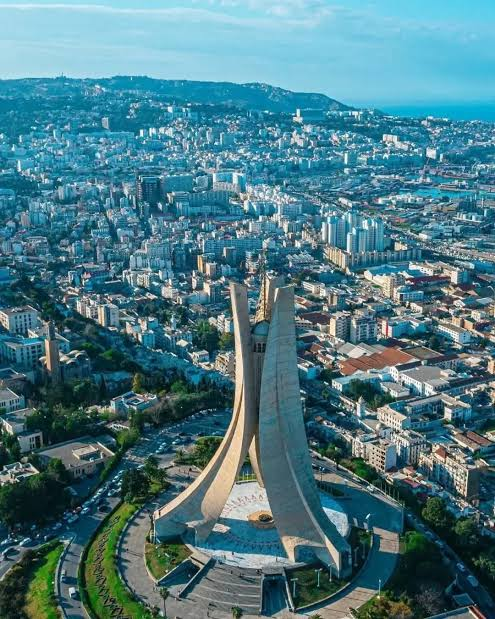
#> input picture algiers.jpg, 495 x 619 px
$ python filters_histograms_2.py
#> lines starting #> are read from the running program, lines starting #| are printed output that depends on the picture
import os
import numpy as np
import matplotlib.pyplot as plt

img = plt.imread('algiers.jpg')
#> img is the input picture: shape (619, 495, 3); mean R, G, B 76.3, 121, 131.3

if img is None:
    raise FileNotFoundError("Image file not found. Please check the path and filename.")

# Create noisy grayscale image

gray = (0.299 * img[:, :, 0] +
        0.587 * img[:, :, 1] +
        0.114 * img[:, :, 2]).astype(np.uint8)

noise = np.random.normal(0, 25, gray.shape)

noisy = gray.astype(np.float32) + noise
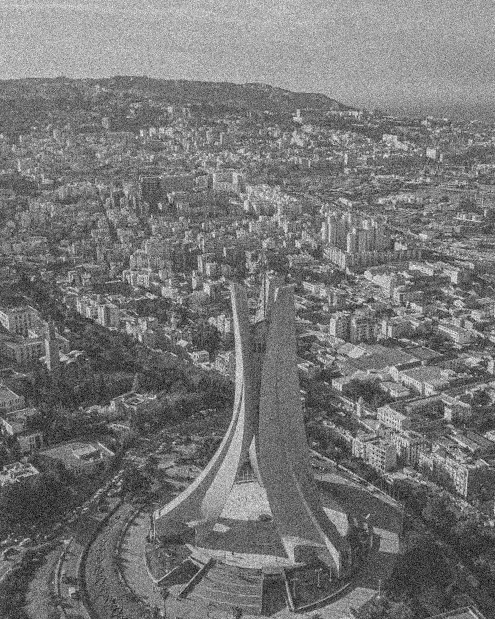
#> noisy: shape (619, 495) float64; min -79.41, max 323.4, mean 108.3; drawn with min black and max white
noisy = np.clip(noisy, 0, 255).astype(np.uint8)

# Mean Filter

voisinage = 3

def filtreMoyenNVG(img):
    h, w = img.shape
#> h = 619; w = 495
    imgMoy = np.zeros(img.shape, np.uint8)

    for y in range(h):
        for x in range(w):
            if x < voisinage//2 or x >= w-voisinage//2 or y < voisinage//2 or y >= h-voisinage//2:
                imgMoy[y,x] = img[y,x]
            else:
                imgV = img[int(y-voisinage//2):int(y+voisinage//2)+1,
                           int(x-voisinage//2):int(x+voisinage//2)+1]

                moy = 0
                for yv in range(voisinage):
                    for xv in range(voisinage):
                        # int() avoids uint8 overflow when summing pixel values
                        moy += int(imgV[yv,xv])

                moy /= voisinage*voisinage

                imgMoy[y,x] = moy
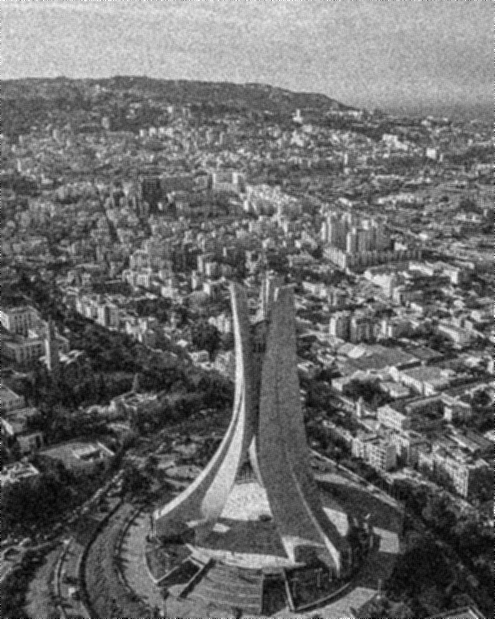
#> imgMoy: shape (619, 495); min 0, max 255, mean 107.6
                # imgMoy[y,x] = np.mean(imgV)

    return imgMoy

imgMoy = filtreMoyenNVG(noisy)

# Median Filter

def filtreMedianNVG(img):
    h, w = img.shape
#> h = 619; w = 495
    imgMed = np.zeros(img.shape, np.uint8)

    for y in range(h):
        for x in range(w):
            if x < voisinage//2 or x >= w-voisinage//2 or y < voisinage//2 or y >= h-voisinage//2:
                imgMed[y,x] = img[y,x]
            else:
                imgV = img[int(y-voisinage//2):int(y+voisinage//2)+1,
                           int(x-voisinage//2):int(x+voisinage//2)+1]

                t = np.zeros((voisinage*voisinage), np.uint8)

                for yv in range(voisinage):
                    for xv in range(voisinage):
                        t[yv*voisinage+xv] = imgV[yv,xv]

                t.sort()

                imgMed[y,x] = t[(voisinage*voisinage)//2]
                # imgMed[y,x] = np.median(imgV)

    return imgMed

imgMed = filtreMedianNVG(noisy)

# Histograms

def calculate_histogram(image):
    hist = np.zeros(256, dtype=int)
    h, w = image.shape
#> h = 619; w = 495
    for i in range(h):
        for j in range(w):
            intensity = image[i, j]
            hist[intensity] += 1
#> after the loop, hist = 256 values, max 2597 at index 90, min 0 at index 0, mean 1196.9
    return hist

# Gray scale histogram

hist = calculate_histogram(gray)

# Darkened histogram

gray_dark = (gray / 2).astype(np.uint8)
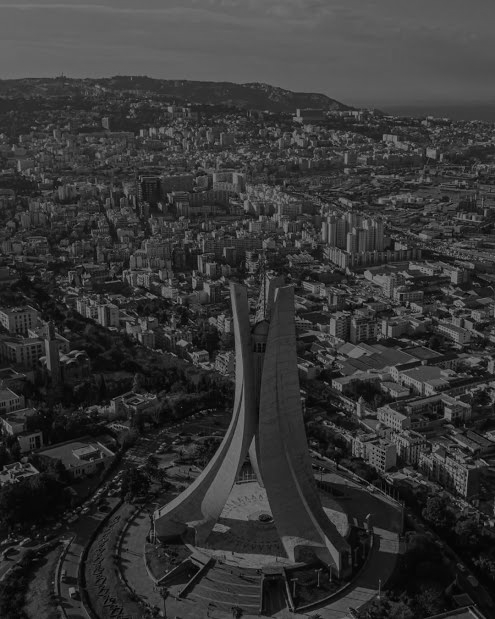
#> gray_dark: shape (619, 495); min 0, max 127, mean 53.9

hist_dark = calculate_histogram(gray_dark)
#> hist_dark = 256 values, max 4994 at index 45, min 0 at index 128, mean 1196.9

# Brightened histogram

gray_bright = np.clip(gray.astype(np.int16) + 128, 0, 255).astype(np.uint8)
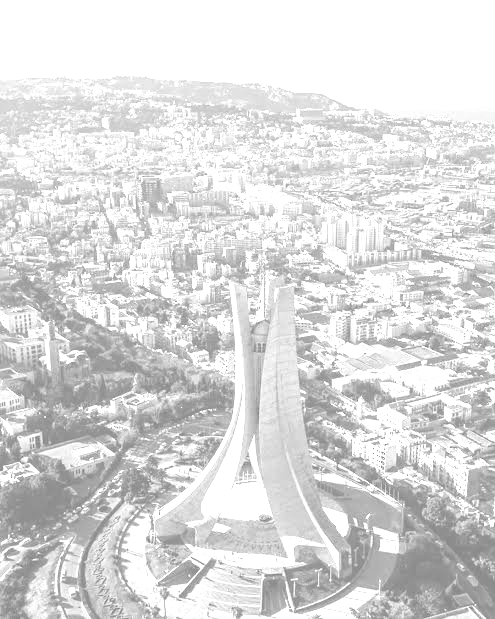
#> gray_bright: shape (619, 495); min 129, max 255, mean 219.5

hist_bright = calculate_histogram(gray_bright)
#> hist_bright = 256 values, max 104750 at index 255, min 0 at index 0, mean 1196.9

# Normalized histogram

imgNorm = np.zeros(gray_dark.shape, np.uint8)

h,w = gray_dark.shape
#> h = 619; w = 495

min = 255
max = 0

for y in range(h):
    for x in range(w):
        if gray_dark[y,x] > max:
            max = int(gray_dark[y,x])

        if gray_dark[y,x] < min:
            min = int(gray_dark[y,x])
#> after the loop, max = 127; min = 0

if max > min:
    for y in range(h):
        for x in range(w):
            imgNorm[y,x] = (int(gray_dark[y,x]) - min) * 255 / (max - min)
else:
    imgNorm = gray_dark.copy()

hist_normalized = calculate_histogram(imgNorm)
#> hist_normalized = 256 values, max 4994 at index 90, min 0 at index 1, mean 1196.9

# Smoothed histogram

hist_smoothed = np.zeros(256, dtype=float)

for i in range(1, 255):
    hist_smoothed[i] = (hist_normalized[i-1] +
                        2 * hist_normalized[i] +
                        hist_normalized[i+1]) / 4
#> after the loop, hist_smoothed = 256 values, max 2497 at index 90, min 0 at index 0, mean 1196.8

hist_smoothed[0] = (2 * hist_normalized[0] + hist_normalized[1]) / 3
hist_smoothed[255] = (hist_normalized[254] + 2 * hist_normalized[255]) / 3


# Display images

# Display original image, noise and noisy image
plt.figure(figsize=(15, 5))

plt.subplot(1, 3, 1)
plt.imshow(gray, cmap='gray')
plt.title("Original Image")
plt.axis("off")

plt.subplot(1, 3, 2)
plt.imshow(noise, cmap='gray')
plt.title("Random Noise")
plt.axis("off")

plt.subplot(1, 3, 3)
plt.imshow(noisy, cmap='gray')
plt.title("Noisy Image")
plt.axis("off")

plt.show()
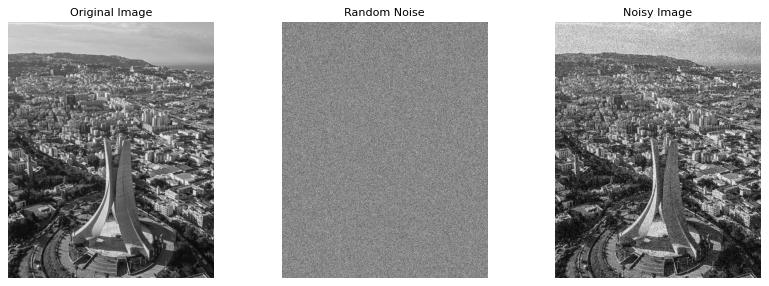
#> figure drawn by matplotlib, 3 panels

# Display original, mean filtered and median filtered images
plt.figure(figsize=(15, 5))

plt.subplot(1, 3, 1)
plt.imshow(gray, cmap='gray')
plt.title("Original Image")
plt.axis("off")

plt.subplot(1, 3, 2)
plt.imshow(imgMoy, cmap='gray')
plt.title("Mean Filtered Image")
plt.axis("off")

plt.subplot(1, 3, 3)
plt.imshow(imgMed, cmap='gray')
plt.title("Median Filtered Image")
plt.axis("off")

plt.show()

# Display histograms

plt.figure(figsize=(12, 8))

# Grayscale histogram
plt.subplot(2, 2, 1)
plt.plot(hist)
plt.title("Grayscale Histogram")
plt.xlabel("Intensity")
plt.ylabel("Frequency")
plt.xlim(0, 255)

# Darkened histogram
plt.subplot(2, 2, 2)
plt.plot(hist_dark)
plt.title("Darkened Image Histogram")
plt.xlabel("Intensity")
plt.ylabel("Frequency")
plt.xlim(0, 255)

# Brightened histogram
plt.subplot(2, 2, 3)
plt.plot(hist_bright)
plt.title("Brightened Image Histogram")
plt.xlabel("Intensity")
plt.ylabel("Frequency")
plt.xlim(0, 255)

# Normalized histogram
plt.subplot(2, 2, 4)
plt.plot(hist_normalized)
plt.title("Dark Image Normalized Histogram")
plt.xlabel("Intensity")
plt.ylabel("Frequency")
plt.xlim(0, 255)

plt.tight_layout()
plt.show()
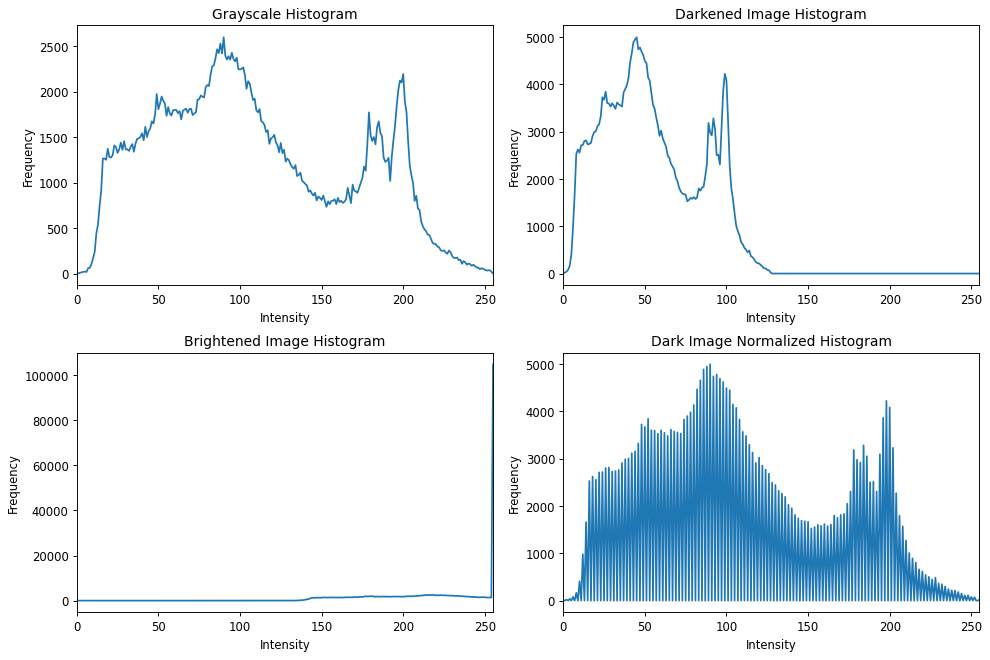
#> figure drawn by matplotlib, 4 panels; panel 1: curve peaks at x = 90, y = 2597; panel 2: curve peaks at x = 45, y = 4994; panel 3: curve peaks at x = 255, y = 104750; panel 4: curve peaks at x = 90, y = 4994

# Display normalized histogram and smoothed version

plt.figure(figsize=(12, 5))

# Normalized histogram
plt.subplot(1, 2, 1)
plt.bar(range(256), hist_normalized, width=1)
plt.title("Normalized Dark Image Histogram")
plt.xlabel("Intensity")
plt.ylabel("Frequency")
plt.xlim(0, 255)

# Smoothed normalized histogram
plt.subplot(1, 2, 2)
plt.plot(hist_smoothed)
plt.title("Smoothed Normalized Dark Image Histogram")
plt.xlabel("Intensity")
plt.ylabel("Frequency")
plt.xlim(0, 255)

plt.tight_layout(rect=(0, 0.08, 1, 1))
plt.show()
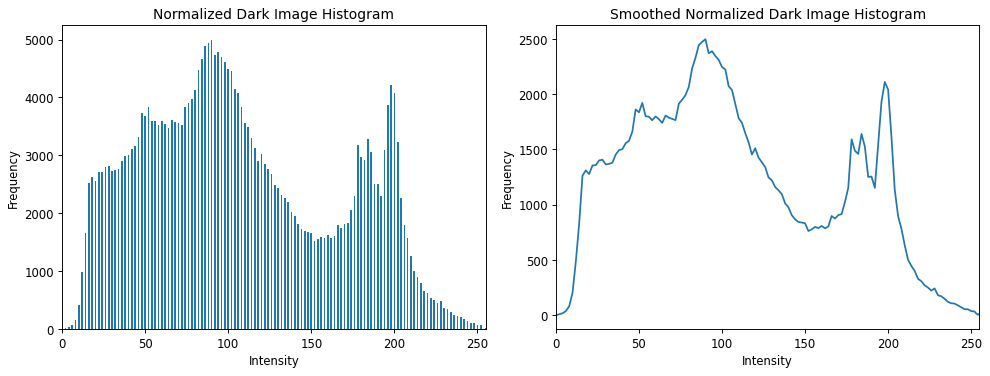
#> figure drawn by matplotlib, 2 panels; panel 1: tallest bar 4994 high, from x = 89.5 to 90.5; panel 2: curve peaks at x = 90, y = 2497

$ run again, with green.jpg copied over algiers.jpg
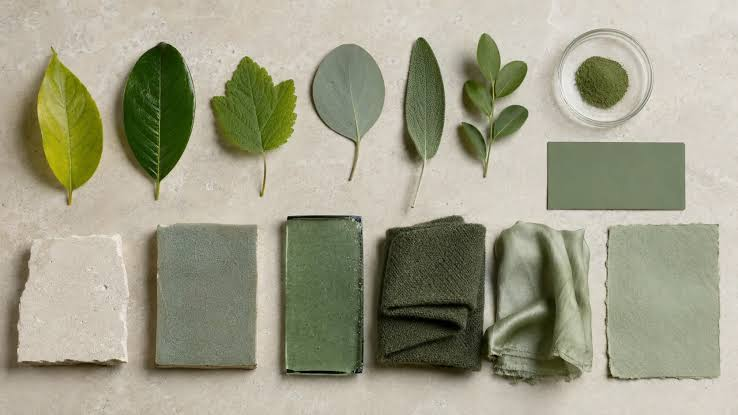
#> input picture green.jpg, 738 x 415 px
#> img is the input picture: shape (415, 738, 3); mean R, G, B 160, 158.8, 136.7
#> after the loop in calculate_histogram, `for i in range(h):`: hist = 256 values, max 6151 at index 207, min 0 at index 245, mean 1196.4
#> hist_dark = 256 values, max 11943 at index 103, min 0 at index 124, mean 1196.4
#> `gray_bright = np.clip(gray.astype(np.int16) + 128, 0, 255).astype(np.u..`:
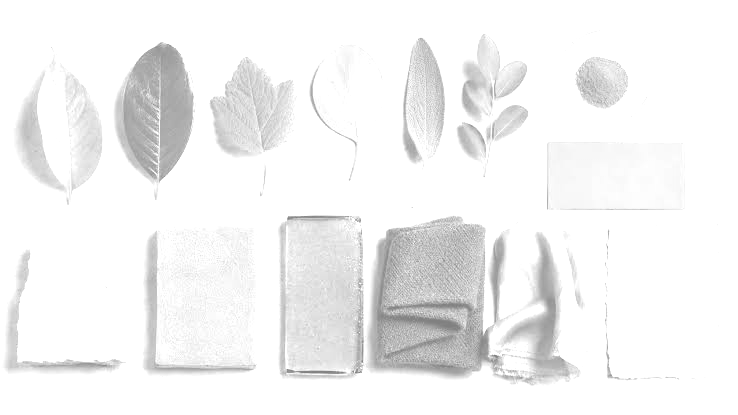
#> gray_bright: shape (415, 738); min 128, max 255, mean 242.7
#> hist_bright = 256 values, max 209180 at index 255, min 0 at index 0, mean 1196.4
#> after the loop `for y in range(h):`: max = 126; min = 0
#> hist_normalized = 256 values, max 11943 at index 208, min 0 at index 1, mean 1196.4
#> after the loop `for i in range(1, 255):`: hist_smoothed = 256 values, max 5971.5 at index 208, min 0 at index 0, mean 1195.9
#> `plt.show()`:
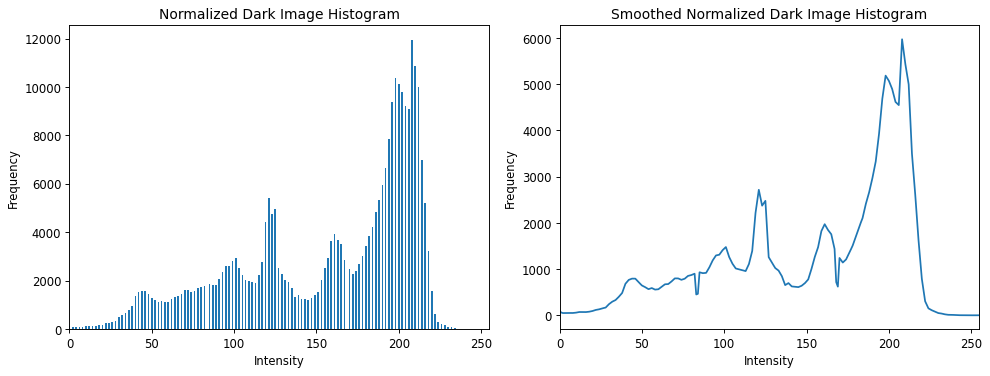
#> figure drawn by matplotlib, 2 panels; panel 1: tallest bar 11943 high, from x = 207.5 to 208.5; panel 2: curve peaks at x = 208, y = 5971.5
